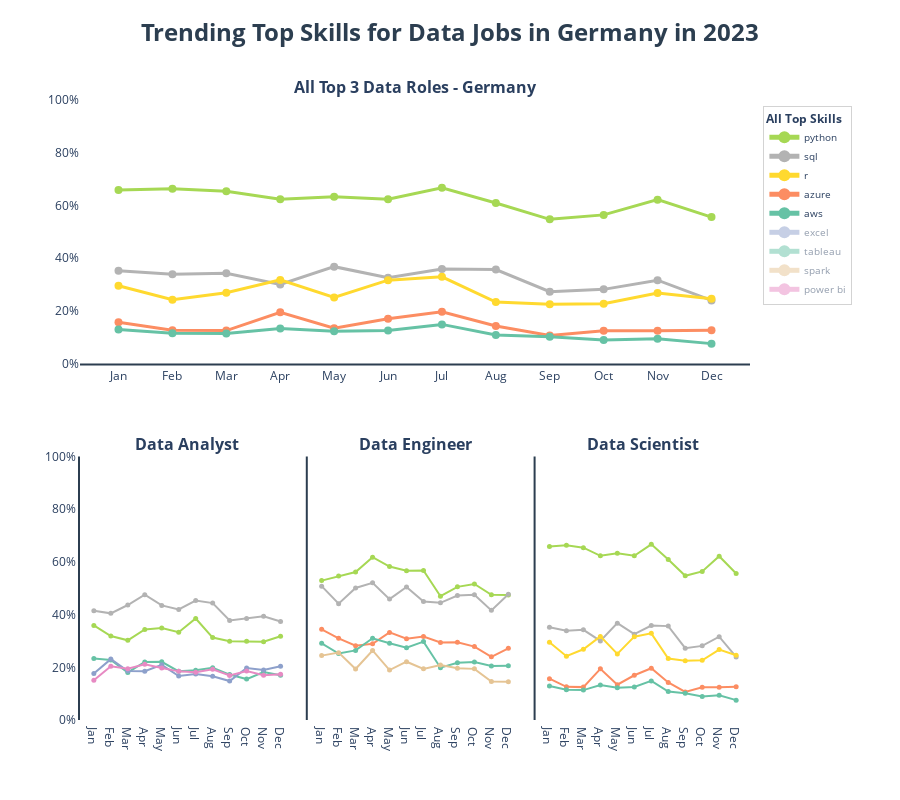

The notebook cell saved with this chart:
### Markdown cell above
3.3. Plotting 5 Top Skills per Data role and for overall Data Job Market in Germany

### Code cell
# Calculating overall percentages across all roles
all_skills = set()
for role in roles:
    all_skills.update(dfs_by_role[role].columns[:5].tolist())
all_skills.update(df_role_percent.columns[:5].tolist())

# Auto-generating colors using Plotly's color sequences
colors = px.colors.qualitative.Set2+ px.colors.qualitative.Set2 + px.colors.qualitative.Set1

# Creating skill_colors dictionary
skill_colors = {}
for idx, skill in enumerate(sorted(all_skills)):
    skill_colors[skill] = colors[idx % len(colors)]

fig = make_subplots(
    rows=2, cols=3,
    subplot_titles=[
        '<b>All Top 3 Data Roles - Germany</b>',
        '<b>Data Analyst</b>', '<b>Data Engineer</b>', '<b>Data Scientist</b>'
    ],
    specs=[
        [{"colspan": 3}, None, None],
        [{}, {}, {}]
    ],
    shared_yaxes=True,
    vertical_spacing=0.15,
    horizontal_spacing=0.02
)

# Getting ALL skills for legend
all_skills_bottom = set()
for role in roles:
    all_skills_bottom.update(dfs_by_role[role].columns[:5].tolist())
top_plot_skills = df_role_percent.columns[:5].tolist()
all_skills_legend = list(set(top_plot_skills) | all_skills_bottom)


df_plot_total = df_role_percent.iloc[:, :5]
for skill in df_plot_total.columns[:5]:
    fig.add_trace(
        go.Scatter(
            x=df_plot_total.index,
            y=df_plot_total[skill],
            name=skill,
            mode='lines+markers',
            line=dict(color=skill_colors.get(skill, '#000000'), width=3),
            marker=dict(size=8),
            showlegend=True,  
            hovertemplate=f'{skill}: %{{y:.1f}}%<extra></extra>'
        ),
        row=1, col=1
    )

for col_idx, role in enumerate(roles, 1):
    df_role_plot = dfs_by_role[role].iloc[:, :5]
    
    for skill in df_role_plot.columns[:5]:
        fig.add_trace(
            go.Scatter(
                x=df_role_plot.index,
                y=df_role_plot[skill],
                name=skill,
                mode='lines+markers',
                line=dict(color=skill_colors.get(skill, '#000000'), width=2),
                marker=dict(size=5),
                showlegend=False,  
                hovertemplate=f'{role}<br>{skill}: %{{y:.1f}}%<extra></extra>'
            ),
            row=2, col=col_idx
        )

# Adding legend-only traces for skills not in top plot
skills_only_in_bottom = all_skills_bottom - set(top_plot_skills)

for skill in skills_only_in_bottom:
    fig.add_trace(
        go.Scatter(
            x=[None], 
            y=[None],
            name=skill,
            mode='lines+markers',
            line=dict(color=skill_colors.get(skill, '#000000'), width=3),
            showlegend=True,  
            hoverinfo='skip',
            visible='legendonly'  
        ),
        row=1, col=1
    )
# Updating layout
fig.update_layout(
    height=800,
    title=dict(
        text='<b>Trending Top Skills for Data Jobs in Germany in 2023</b>',
        font=dict(size=24, color='#2c3e50'),
        x=0.5,
        y=0.97
    ),
    plot_bgcolor='white',
    hovermode='x unified',
    legend=dict(
        title="<b>All Top Skills</b>",
        title_font=dict(size=12),
        yanchor="top",
        y=0.99,
        xanchor="left",
        x=1.02,
        bgcolor='rgba(255, 255, 255, 0.9)',
        bordercolor='lightgray',
        borderwidth=1,
        font=dict(size=10),
        itemsizing='constant',
        itemwidth=30
    ),
    margin=dict(r=150)
)

for row in [1, 2]:
    for col in [1, 2, 3]:
        fig.update_yaxes(tickformat=',.0f', range=[0, 100], 
                        row=row, col=col, ticksuffix='%')


fig.update_yaxes(title_text='', row=1, col=1)
for col in [1, 2, 3]:
    fig.update_yaxes(title_text='', 
                     showline=True,
                    linewidth=2,
                    linecolor='#2c3e50', 
                    row=2, col=col)

fig.update_xaxes(
    showline=True,
    linewidth=2,
    linecolor='#2c3e50',  
    row=1, col=1
)

fig.show()

### Figure 1 — Plotly figure (JSON) as saved in the notebook; plotly's stock layout.template omitted (floating-point values rounded to 4 significant figures)
{"data": [{"hovertemplate": "python: %{y:.1f}%<extra></extra>", "line": {"color": "rgb(166,216,84)", "width": 3}, "marker": {"size": 8}, "mode": "lines+markers", "name": "python", "showlegend": true, "type": "scatter", "x": ["Jan", "Feb", "Mar", "Apr", "May", "Jun", "Jul", "Aug", "Sep", "Oct", "Nov", "Dec"], "xaxis": "x", "y": [65.88, 66.28, 65.41, 62.31, 63.25, 62.33, 66.67, 60.93, 54.72, 56.4, 62.17, 55.57], "yaxis": "y"}, {"hovertemplate": "sql: %{y:.1f}%<extra></extra>", "line": {"color": "rgb(179,179,179)", "width": 3}, "marker": {"size": 8}, "mode": "lines+markers", "name": "sql", "showlegend": true, "type": "scatter", "x": ["Jan", "Feb", "Mar", "Apr", "May", "Jun", "Jul", "Aug", "Sep", "Oct", "Nov", "Dec"], "xaxis": "x", "y": [35.18, 33.88, 34.22, 30, 36.75, 32.56, 35.84, 35.63, 27.27, 28.13, 31.61, 23.93], "yaxis": "y"}, {"hovertemplate": "r: %{y:.1f}%<extra></extra>", "line": {"color": "rgb(255,217,47)", "width": 3}, "marker": {"size": 8}, "mode": "lines+markers", "name": "r", "showlegend": true, "type": "scatter", "x": ["Jan", "Feb", "Mar", "Apr", "May", "Jun", "Jul", "Aug", "Sep", "Oct", "Nov", "Dec"], "xaxis": "x", "y": [29.51, 24.22, 26.84, 31.73, 25.07, 31.63, 32.88, 23.34, 22.47, 22.67, 26.72, 24.59], "yaxis": "y"}, {"hovertemplate": "azure: %{y:.1f}%<extra></extra>", "line": {"color": "rgb(252,141,98)", "width": 3}, "marker": {"size": 8}, "mode": "lines+markers", "name": "azure", "showlegend": true, "type": "scatter", "x": ["Jan", "Feb", "Mar", "Apr", "May", "Jun", "Jul", "Aug", "Sep", "Oct", "Nov", "Dec"], "xaxis": "x", "y": [15.68, 12.6, 12.48, 19.42, 13.39, 16.98, 19.63, 14.25, 10.63, 12.4, 12.43, 12.62], "yaxis": "y"}, {"hovertemplate": "aws: %{y:.1f}%<extra></extra>", "line": {"color": "rgb(102,194,165)", "width": 3}, "marker": {"size": 8}, "mode": "lines+markers", "name": "aws", "showlegend": true, "type": "scatter", "x": ["Jan", "Feb", "Mar", "Apr", "May", "Jun", "Jul", "Aug", "Sep", "Oct", "Nov", "Dec"], "xaxis": "x", "y": [12.91, 11.46, 11.34, 13.27, 12.25, 12.56, 14.84, 10.81, 10.12, 8.933, 9.392, 7.541], "yaxis": "y"}, {"hovertemplate": "Data Analyst<br>sql: %{y:.1f}%<extra></extra>", "line": {"color": "rgb(179,179,179)", "width": 2}, "marker": {"size": 5}, "mode": "lines+markers", "name": "sql", "showlegend": false, "type": "scatter", "x": ["Jan", "Feb", "Mar", "Apr", "May", "Jun", "Jul", "Aug", "Sep", "Oct", "Nov", "Dec"], "xaxis": "x2", "y": [41.44, 40.47, 43.64, 47.58, 43.49, 41.94, 45.32, 44.38, 37.8, 38.55, 39.36, 37.36], "yaxis": "y2"}, {"hovertemplate": "Data Analyst<br>python: %{y:.1f}%<extra></extra>", "line": {"color": "rgb(166,216,84)", "width": 2}, "marker": {"size": 5}, "mode": "lines+markers", "name": "python", "showlegend": false, "type": "scatter", "x": ["Jan", "Feb", "Mar", "Apr", "May", "Jun", "Jul", "Aug", "Sep", "Oct", "Nov", "Dec"], "xaxis": "x2", "y": [35.91, 31.87, 30.24, 34.36, 34.88, 33.33, 38.53, 31.29, 29.88, 29.87, 29.72, 31.81], "yaxis": "y2"}, {"hovertemplate": "Data Analyst<br>tableau: %{y:.1f}%<extra></extra>", "line": {"color": "rgb(102,194,165)", "width": 2}, "marker": {"size": 5}, "mode": "lines+markers", "name": "tableau", "showlegend": false, "type": "scatter", "x": ["Jan", "Feb", "Mar", "Apr", "May", "Jun", "Jul", "Aug", "Sep", "Oct", "Nov", "Dec"], "xaxis": "x2", "y": [23.32, 22.77, 18.04, 22.03, 22.09, 18.46, 18.9, 19.84, 17.23, 15.53, 18.21, 16.94], "yaxis": "y2"}, {"hovertemplate": "Data Analyst<br>excel: %{y:.1f}%<extra></extra>", "line": {"color": "rgb(141,160,203)", "width": 2}, "marker": {"size": 5}, "mode": "lines+markers", "name": "excel", "showlegend": false, "type": "scatter", "x": ["Jan", "Feb", "Mar", "Apr", "May", "Jun", "Jul", "Aug", "Sep", "Oct", "Nov", "Dec"], "xaxis": "x2", "y": [17.62, 23.1, 18.56, 18.5, 20.93, 16.67, 17.43, 16.56, 14.79, 19.74, 19.01, 20.42], "yaxis": "y2"}, {"hovertemplate": "Data Analyst<br>power bi: %{y:.1f}%<extra></extra>", "line": {"color": "rgb(231,138,195)", "width": 2}, "marker": {"size": 5}, "mode": "lines+markers", "name": "power bi", "showlegend": false, "type": "scatter", "x": ["Jan", "Feb", "Mar", "Apr", "May", "Jun", "Jul", "Aug", "Sep", "Oct", "Nov", "Dec"], "xaxis": "x2", "y": [15.1, 20.4, 19.42, 21.15, 19.77, 18.46, 18.17, 19.22, 16.92, 18.55, 17.0, 17.36], "yaxis": "y2"}, {"hovertemplate": "Data Engineer<br>python: %{y:.1f}%<extra></extra>", "line": {"color": "rgb(166,216,84)", "width": 2}, "marker": {"size": 5}, "mode": "lines+markers", "name": "python", "showlegend": false, "type": "scatter", "x": ["Jan", "Feb", "Mar", "Apr", "May", "Jun", "Jul", "Aug", "Sep", "Oct", "Nov", "Dec"], "xaxis": "x3", "y": [52.89, 54.64, 56.16, 61.81, 58.24, 56.68, 56.75, 46.98, 50.52, 51.62, 47.49, 47.42], "yaxis": "y3"}, {"hovertemplate": "Data Engineer<br>sql: %{y:.1f}%<extra></extra>", "line": {"color": "rgb(179,179,179)", "width": 2}, "marker": {"size": 5}, "mode": "lines+markers", "name": "sql", "showlegend": false, "type": "scatter", "x": ["Jan", "Feb", "Mar", "Apr", "May", "Jun", "Jul", "Aug", "Sep", "Oct", "Nov", "Dec"], "xaxis": "x3", "y": [50.8, 44.13, 50.1, 52.08, 45.88, 50.46, 44.94, 44.47, 47.23, 47.51, 41.61, 47.71], "yaxis": "y3"}, {"hovertemplate": "Data Engineer<br>azure: %{y:.1f}%<extra></extra>", "line": {"color": "rgb(252,141,98)", "width": 2}, "marker": {"size": 5}, "mode": "lines+markers", "name": "azure", "showlegend": false, "type": "scatter", "x": ["Jan", "Feb", "Mar", "Apr", "May", "Jun", "Jul", "Aug", "Sep", "Oct", "Nov", "Dec"], "xaxis": "x3", "y": [34.41, 31.0, 28.18, 28.94, 33.24, 30.88, 31.65, 29.4, 29.54, 27.86, 23.96, 27.22], "yaxis": "y3"}, {"hovertemplate": "Data Engineer<br>aws: %{y:.1f}%<extra></extra>", "line": {"color": "rgb(102,194,165)", "width": 2}, "marker": {"size": 5}, "mode": "lines+markers", "name": "aws", "showlegend": false, "type": "scatter", "x": ["Jan", "Feb", "Mar", "Apr", "May", "Jun", "Jul", "Aug", "Sep", "Oct", "Nov", "Dec"], "xaxis": "x3", "y": [29.1, 25.22, 26.42, 31.02, 29.12, 27.42, 29.75, 19.85, 21.74, 22.01, 20.52, 20.63], "yaxis": "y3"}, {"hovertemplate": "Data Engineer<br>spark: %{y:.1f}%<extra></extra>", "line": {"color": "rgb(229,196,148)", "width": 2}, "marker": {"size": 5}, "mode": "lines+markers", "name": "spark", "showlegend": false, "type": "scatter", "x": ["Jan", "Feb", "Mar", "Apr", "May", "Jun", "Jul", "Aug", "Sep", "Oct", "Nov", "Dec"], "xaxis": "x3", "y": [24.44, 25.57, 19.37, 26.39, 18.96, 22.12, 19.41, 20.85, 19.64, 19.4, 14.63, 14.47], "yaxis": "y3"}, {"hovertemplate": "Data Scientist<br>python: %{y:.1f}%<extra></extra>", "line": {"color": "rgb(166,216,84)", "width": 2}, "marker": {"size": 5}, "mode": "lines+markers", "name": "python", "showlegend": false, "type": "scatter", "x": ["Jan", "Feb", "Mar", "Apr", "May", "Jun", "Jul", "Aug", "Sep", "Oct", "Nov", "Dec"], "xaxis": "x4", "y": [65.88, 66.28, 65.41, 62.31, 63.25, 62.33, 66.67, 60.93, 54.72, 56.4, 62.17, 55.57], "yaxis": "y4"}, {"hovertemplate": "Data Scientist<br>sql: %{y:.1f}%<extra></extra>", "line": {"color": "rgb(179,179,179)", "width": 2}, "marker": {"size": 5}, "mode": "lines+markers", "name": "sql", "showlegend": false, "type": "scatter", "x": ["Jan", "Feb", "Mar", "Apr", "May", "Jun", "Jul", "Aug", "Sep", "Oct", "Nov", "Dec"], "xaxis": "x4", "y": [35.18, 33.88, 34.22, 30, 36.75, 32.56, 35.84, 35.63, 27.27, 28.13, 31.61, 23.93], "yaxis": "y4"}, {"hovertemplate": "Data Scientist<br>r: %{y:.1f}%<extra></extra>", "line": {"color": "rgb(255,217,47)", "width": 2}, "marker": {"size": 5}, "mode": "lines+markers", "name": "r", "showlegend": false, "type": "scatter", "x": ["Jan", "Feb", "Mar", "Apr", "May", "Jun", "Jul", "Aug", "Sep", "Oct", "Nov", "Dec"], "xaxis": "x4", "y": [29.51, 24.22, 26.84, 31.73, 25.07, 31.63, 32.88, 23.34, 22.47, 22.67, 26.72, 24.59], "yaxis": "y4"}, {"hovertemplate": "Data Scientist<br>azure: %{y:.1f}%<extra></extra>", "line": {"color": "rgb(252,141,98)", "width": 2}, "marker": {"size": 5}, "mode": "lines+markers", "name": "azure", "showlegend": false, "type": "scatter", "x": ["Jan", "Feb", "Mar", "Apr", "May", "Jun", "Jul", "Aug", "Sep", "Oct", "Nov", "Dec"], "xaxis": "x4", "y": [15.68, 12.6, 12.48, 19.42, 13.39, 16.98, 19.63, 14.25, 10.63, 12.4, 12.43, 12.62], "yaxis": "y4"}, {"hovertemplate": "Data Scientist<br>aws: %{y:.1f}%<extra></extra>", "line": {"color": "rgb(102,194,165)", "width": 2}, "marker": {"size": 5}, "mode": "lines+markers", "name": "aws", "showlegend": false, "type": "scatter", "x": ["Jan", "Feb", "Mar", "Apr", "May", "Jun", "Jul", "Aug", "Sep", "Oct", "Nov", "Dec"], "xaxis": "x4", "y": [12.91, 11.46, 11.34, 13.27, 12.25, 12.56, 14.84, 10.81, 10.12, 8.933, 9.392, 7.541], "yaxis": "y4"}, {"hoverinfo": "skip", "line": {"color": "rgb(141,160,203)", "width": 3}, "mode": "lines+markers", "name": "excel", "showlegend": true, "type": "scatter", "visible": "legendonly", "x": [null], "xaxis": "x", "y": [null], "yaxis": "y"}, {"hoverinfo": "skip", "line": {"color": "rgb(102,194,165)", "width": 3}, "mode": "lines+markers", "name": "tableau", "showlegend": true, "type": "scatter", "visible": "legendonly", "x": [null], "xaxis": "x", "y": [null], "yaxis": "y"}, {"hoverinfo": "skip", "line": {"color": "rgb(229,196,148)", "width": 3}, "mode": "lines+markers", "name": "spark", "showlegend": true, "type": "scatter", "visible": "legendonly", "x": [null], "xaxis": "x", "y": [null], "yaxis": "y"}, {"hoverinfo": "skip", "line": {"color": "rgb(231,138,195)", "width": 3}, "mode": "lines+markers", "name": "power bi", "showlegend": true, "type": "scatter", "visible": "legendonly", "x": [null], "xaxis": "x", "y": [null], "yaxis": "y"}], "layout": {"annotations": [{"font": {"size": 16}, "showarrow": false, "text": "<b>All Top 3 Data Roles - Germany</b>", "x": 0.5, "xanchor": "center", "xref": "paper", "y": 1, "yanchor": "bottom", "yref": "paper"}, {"font": {"size": 16}, "showarrow": false, "text": "<b>Data Analyst</b>", "x": 0.16, "xanchor": "center", "xref": "paper", "y": 0.425, "yanchor": "bottom", "yref": "paper"}, {"font": {"size": 16}, "showarrow": false, "text": "<b>Data Engineer</b>", "x": 0.5, "xanchor": "center", "xref": "paper", "y": 0.425, "yanchor": "bottom", "yref": "paper"}, {"font": {"size": 16}, "showarrow": false, "text": "<b>Data Scientist</b>", "x": 0.84, "xanchor": "center", "xref": "paper", "y": 0.425, "yanchor": "bottom", "yref": "paper"}], "height": 800, "hovermode": "x unified", "legend": {"bgcolor": "rgba(255, 255, 255, 0.9)", "bordercolor": "lightgray", "borderwidth": 1, "font": {"size": 10}, "itemsizing": "constant", "itemwidth": 30, "title": {"font": {"size": 12}, "text": "<b>All Top Skills</b>"}, "x": 1.02, "xanchor": "left", "y": 0.99, "yanchor": "top"}, "margin": {"r": 150}, "plot_bgcolor": "white", "title": {"font": {"color": "#2c3e50", "size": 24}, "text": "<b>Trending Top Skills for Data Jobs in Germany in 2023</b>", "x": 0.5, "y": 0.97}, "xaxis": {"anchor": "y", "domain": [0, 1], "linecolor": "#2c3e50", "linewidth": 2, "showline": true}, "xaxis2": {"anchor": "y2", "domain": [0, 0.32]}, "xaxis3": {"anchor": "y3", "domain": [0.34, 0.66]}, "xaxis4": {"anchor": "y4", "domain": [0.68, 1]}, "yaxis": {"anchor": "x", "domain": [0.575, 1], "range": [0, 100], "tickformat": ",.0f", "ticksuffix": "%", "title": {"text": ""}}, "yaxis2": {"anchor": "x2", "domain": [0, 0.425], "linecolor": "#2c3e50", "linewidth": 2, "range": [0, 100], "showline": true, "tickformat": ",.0f", "ticksuffix": "%", "title": {"text": ""}}, "yaxis3": {"anchor": "x3", "domain": [0, 0.425], "linecolor": "#2c3e50", "linewidth": 2, "matches": "y2", "range": [0, 100], "showline": true, "showticklabels": false, "tickformat": ",.0f", "ticksuffix": "%", "title": {"text": ""}}, "yaxis4": {"anchor": "x4", "domain": [0, 0.425], "linecolor": "#2c3e50", "linewidth": 2, "matches": "y2", "range": [0, 100], "showline": true, "showticklabels": false, "tickformat": ",.0f", "ticksuffix": "%", "title": {"text": ""}}}}
